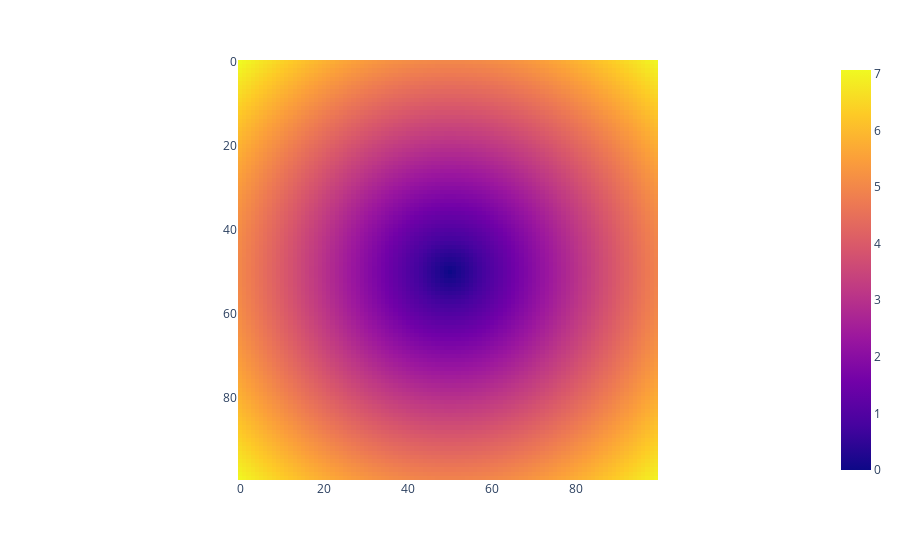

Notebook code for this chart:
### Code cell
px.imshow(z)

### Figure 1 — Plotly figure (JSON) as saved in the notebook; plotly's stock layout.template omitted (floating-point values rounded to 4 significant figures; data arrays with more than 128 entries replaced by an {"elided": "..."} marker saying what was removed)
{"data": [{"coloraxis": "coloraxis", "hovertemplate": "x: %{x}<br>y: %{y}<br>color: %{z}<extra></extra>", "name": "0", "type": "heatmap", "xaxis": "x", "yaxis": "y", "z": {"elided": "100x100 float values"}}], "layout": {"coloraxis": {"colorscale": [[0, "#0d0887"], [0.1111, "#46039f"], [0.2222, "#7201a8"], [0.3333, "#9c179e"], [0.4444, "#bd3786"], [0.5556, "#d8576b"], [0.6667, "#ed7953"], [0.7778, "#fb9f3a"], [0.8889, "#fdca26"], [1, "#f0f921"]]}, "margin": {"t": 60}, "xaxis": {"anchor": "y", "constrain": "domain", "domain": [0, 1], "scaleanchor": "y"}, "yaxis": {"anchor": "x", "autorange": "reversed", "constrain": "domain", "domain": [0, 1]}}}
